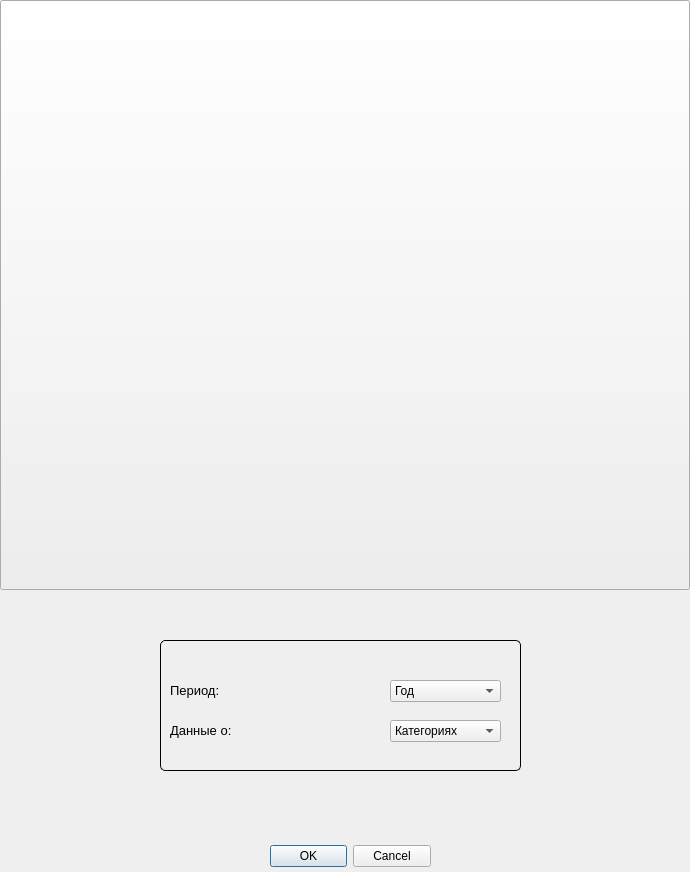
<?xml version="1.0" encoding="UTF-8"?>
<ui version="4.0">
 <class>Dialog</class>
 <widget class="QDialog" name="Dialog">
  <property name="windowTitle">
   <string>Dialog</string>
  </property>
  <widget class="QDialogButtonBox" name="buttonBox">
   <property name="geometry">
    <rect>
     <x>270</x>
     <y>840</y>
     <width>161</width>
     <height>32</height>
    </rect>
   </property>
   <property name="orientation">
    <enum>Qt::Horizontal</enum>
   </property>
   <property name="standardButtons">
    <set>QDialogButtonBox::Cancel|QDialogButtonBox::Ok</set>
   </property>
  </widget>
  <widget class="QPushButton" name="pushButton">
   <property name="geometry">
    <rect>
     <x>0</x>
     <y>0</y>
     <width>690</width>
     <height>590</height>
    </rect>
   </property>
   <property name="text">
    <string/>
   </property>
  </widget>
  <widget class="QGroupBox" name="groupBox">
   <property name="geometry">
    <rect>
     <x>160</x>
     <y>640</y>
     <width>361</width>
     <height>131</height>
    </rect>
   </property>
   <property name="styleSheet">
    <string notr="true">QGroupBox {
margin-top: 2ex;
}
QGroupBox:enabled {
border: 1px solid black;
border-radius: 5px;
}
QGroupBox::title {
subcontrol-origin: margin;
 left: 3ex;
 }</string>
   </property>
   <property name="title">
    <string/>
   </property>
   <widget class="QLabel" name="label">
    <property name="geometry">
     <rect>
      <x>10</x>
      <y>40</y>
      <width>201</width>
      <height>21</height>
     </rect>
    </property>
    <property name="font">
     <font>
      <pointsize>10</pointsize>
     </font>
    </property>
    <property name="text">
     <string>Период:</string>
    </property>
   </widget>
   <widget class="QLabel" name="label_2">
    <property name="geometry">
     <rect>
      <x>10</x>
      <y>80</y>
      <width>191</width>
      <height>21</height>
     </rect>
    </property>
    <property name="font">
     <font>
      <pointsize>10</pointsize>
     </font>
    </property>
    <property name="text">
     <string>Данные о:</string>
    </property>
   </widget>
   <widget class="QComboBox" name="timeBox">
    <property name="geometry">
     <rect>
      <x>230</x>
      <y>40</y>
      <width>111</width>
      <height>22</height>
     </rect>
    </property>
    <item>
     <property name="text">
      <string>Год</string>
     </property>
    </item>
    <item>
     <property name="text">
      <string>Месяц</string>
     </property>
    </item>
    <item>
     <property name="text">
      <string>Неделя</string>
     </property>
    </item>
    <item>
     <property name="text">
      <string>День</string>
     </property>
    </item>
   </widget>
   <widget class="QComboBox" name="typeBox">
    <property name="geometry">
     <rect>
      <x>230</x>
      <y>80</y>
      <width>111</width>
      <height>22</height>
     </rect>
    </property>
    <item>
     <property name="text">
      <string>Категориях</string>
     </property>
    </item>
    <item>
     <property name="text">
      <string>Подкатегориях</string>
     </property>
    </item>
   </widget>
  </widget>
 </widget>
 <resources/>
 <connections>
  <connection>
   <sender>buttonBox</sender>
   <signal>accepted()</signal>
   <receiver>Dialog</receiver>
   <slot>accept()</slot>
   <hints>
    <hint type="sourcelabel">
     <x>248</x>
     <y>254</y>
    </hint>
    <hint type="destinationlabel">
     <x>157</x>
     <y>274</y>
    </hint>
   </hints>
  </connection>
  <connection>
   <sender>buttonBox</sender>
   <signal>rejected()</signal>
   <receiver>Dialog</receiver>
   <slot>reject()</slot>
   <hints>
    <hint type="sourcelabel">
     <x>316</x>
     <y>260</y>
    </hint>
    <hint type="destinationlabel">
     <x>286</x>
     <y>274</y>
    </hint>
   </hints>
  </connection>
 </connections>
</ui>
